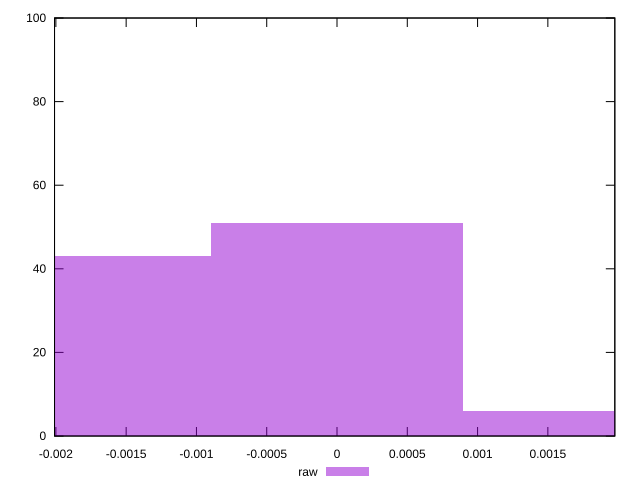

The gnuplot source for this figure:
reset

$raw <<EOF
0 51
-0.001790269282942543 43
0.001790269282942543 6
EOF

set key outside below
set boxwidth 0.001790269282942543
set xrange [-0.0020095303391336606:0.001976420051056441]
set yrange [0:100]
set trange [0:100]
set style fill transparent solid 0.5 noborder
set terminal svg size 640, 490 enhanced background rgb 'white'
set output "reprap/meta/score-difference/samples/pages+cached+noexternal/raw/histogram.svg"

plot $raw title "raw" with boxes

reset
